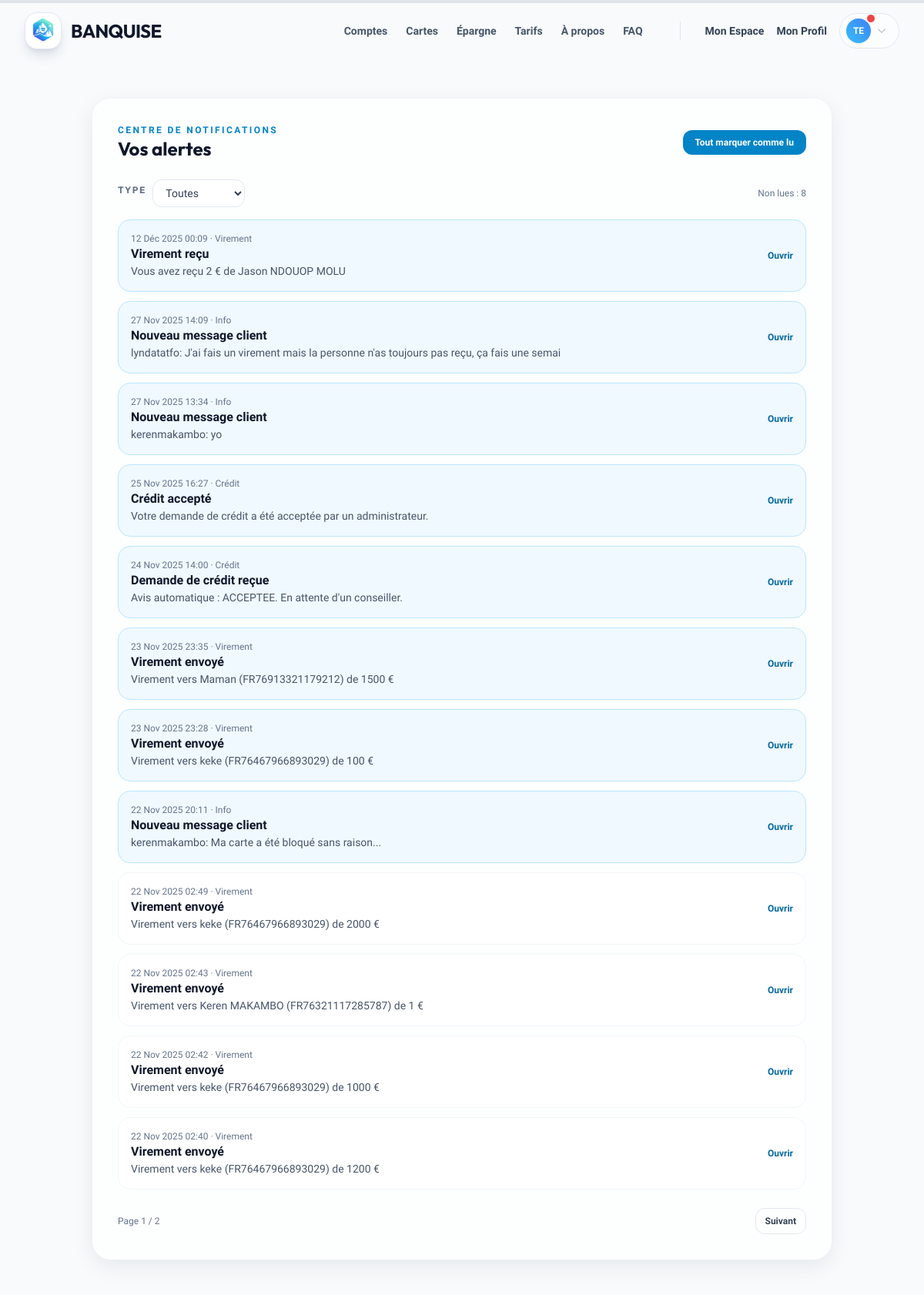
The page /notifications/ (signed in, upper part) on the database as committed earlier.
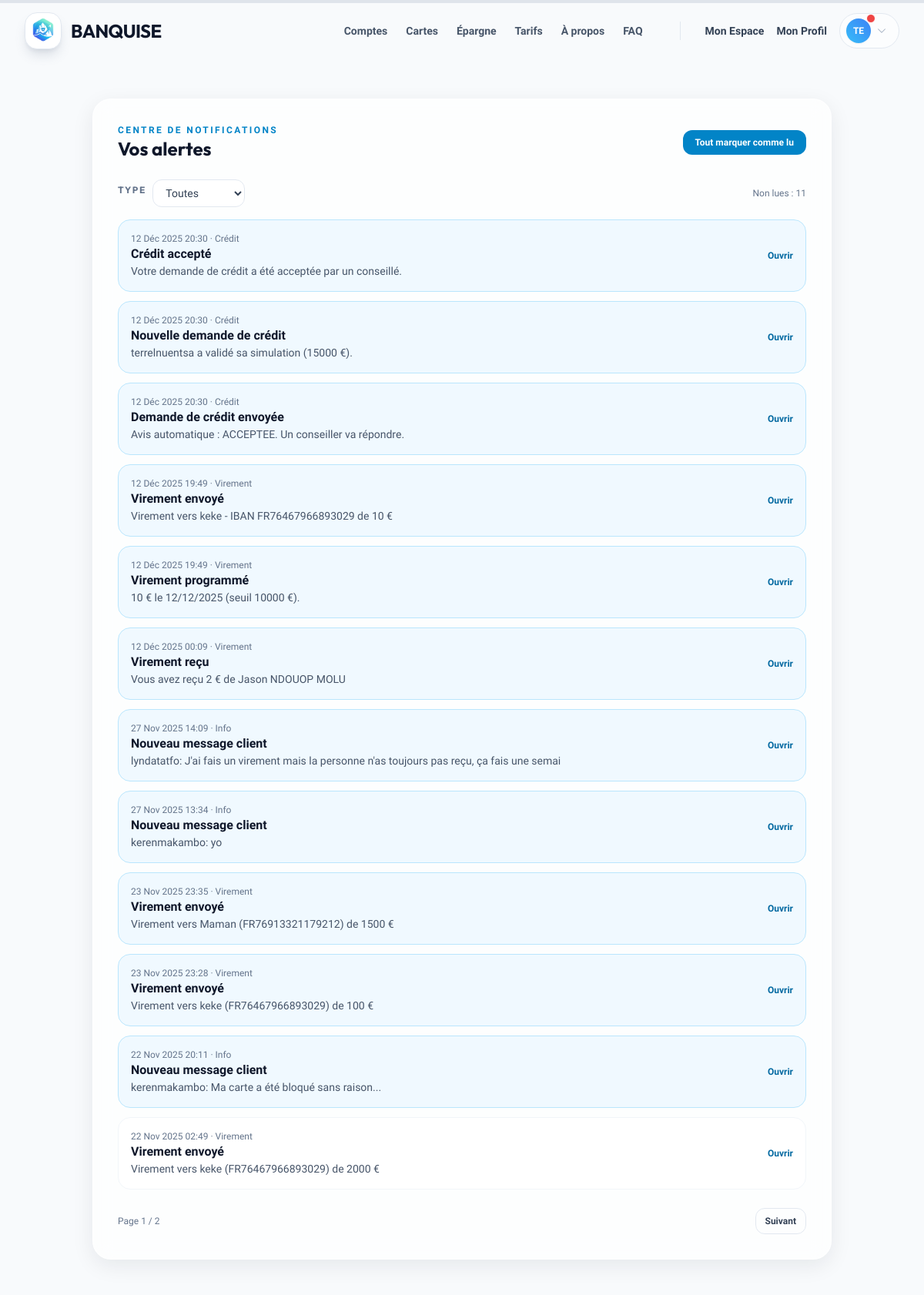
The same page on the database as committed later.
### scoring/models.py (models this page shows, shortened)
class Notification(models.Model):
    TYPE_CHOICES = [
        ('VIREMENT', 'Virement'),
        ('TRANSACTION', 'Transaction'),
        ('CREDIT', 'Crédit'),
        ('INFO', 'Info'),
    ]
    user = models.ForeignKey(User, on_delete=models.CASCADE, related_name='notifications')
    titre = models.CharField(max_length=100)
    contenu = models.TextField()
    type = models.CharField(max_length=20, choices=TYPE_CHOICES, default='INFO')
    url = models.CharField(max_length=250, blank=True)
    est_lu = models.BooleanField(default=False)
    date_creation = models.DateTimeField(auto_now_add=True)
    class Meta:
        ordering = ['-date_creation']

### scoring/views.py (the view, shortened to what this page needs)
# urls.py: path('notifications/', views.notifications_view, name='notifications'),
@login_required
def notifications_view(request):
    filter_type = request.GET.get('type') if request.method == 'GET' else request.POST.get('type')
    allowed_types = [code for code, _ in Notification.TYPE_CHOICES]
    if filter_type not in allowed_types:
        filter_type = 'ALL'
    notifs = Notification.objects.filter(user=request.user)
    if filter_type != 'ALL':
        notifs = notifs.filter(type=filter_type)
    notifs = notifs.order_by('-date_creation')
    page_number = request.GET.get('page') if request.method == 'GET' else request.POST.get('page')
    paginator = Paginator(notifs, 12)
    page_obj = paginator.get_page(page_number)
    unread_count = Notification.objects.filter(user=request.user, est_lu=False).count()
    type_choices = [('ALL', 'Toutes')] + Notification.TYPE_CHOICES
    def _redirect_with_params():
        params = {}
        if filter_type != 'ALL':
            params['type'] = filter_type
        if page_number:
            params['page'] = page_number
        url = reverse('notifications')
        if params:
            url += '?' + urlencode(params)
        return redirect(url)
    return render(request, 'scoring/notifications.html', {
        'page_obj': page_obj,
        'unread_notifs': unread_count,
        'filter_type': filter_type,
        'type_choices': type_choices,
    })

### scoring/context_processors.py (called while the page is built)
def unread_notifications(request):
    if request.user.is_authenticated:
        return {'unread_notifs': Notification.objects.filter(user=request.user, est_lu=False).count()}
    return {'unread_notifs': 0}

### templates/scoring/notifications.html (shortened to what this page needs)
{% extends "base.html" %}
{% block content %}
<div class="max-w-5xl mx-auto px-4 sm:px-6 lg:px-8 py-12">
    <div class="glass-panel p-6 md:p-8 rounded-3xl">
        <div class="flex flex-col md:flex-row md:items-center md:justify-between gap-3 mb-6">
            <div>
                <p class="text-xs font-bold uppercase text-ice-600 tracking-[0.2em]">Centre de notifications</p>
                <h1 class="text-2xl font-display font-bold text-slate-900">Vos alertes</h1>
            </div>
            <div class="flex items-center gap-2">
                <form method="post" class="inline">{% csrf_token %}
                    <button class="px-4 py-2 rounded-xl bg-ice-600 text-white text-xs font-bold hover:bg-ice-700">Tout marquer comme lu</button>
                </form>
            </div>
        </div>
        <div class="flex flex-col sm:flex-row sm:items-center sm:justify-between gap-3 mb-4">
            <form method="get" class="flex items-center gap-2 text-sm">
                <label class="text-slate-500 text-xs font-bold uppercase tracking-[0.15em]">Type</label>
                <select name="type" class="px-3 py-2 rounded-xl border border-slate-200 bg-white text-slate-700" onchange="this.form.submit()">
                    {% for code, label in type_choices %}
                    <option value="{{ code }}" {% if filter_type == code %}selected{% endif %}>{{ label }}</option>
                    {% endfor %}
                </select>
            </form>
            <span class="text-xs text-slate-500">Non lues : {{ unread_notifs }}</span>
        </div>
        <div class="space-y-3">
            {% for n in page_obj %}
            <div class="p-4 rounded-2xl border {% if n.est_lu %}border-slate-100 bg-white{% else %}border-ice-200 bg-ice-50{% endif %} flex items-center justify-between">
                <div>
                    <p class="text-xs text-slate-500">{{ n.date_creation|date:"d M Y H:i" }} · {{ n.get_type_display }}</p>
                    <p class="font-bold text-slate-900">{{ n.titre }}</p>
                    <p class="text-sm text-slate-600">{{ n.contenu }}</p>
                </div>
                {% if n.url %}
                <a href="{{ n.url }}" class="text-xs font-bold text-ice-700 hover:text-ice-900">Ouvrir</a>
                {% endif %}
            </div>
            {% empty %}
            <p class="text-slate-500 text-sm">Aucune notification.</p>
            {% endfor %}
        </div>
        <div class="flex items-center justify-between mt-6">
            <div class="text-xs text-slate-500">Page {{ page_obj.number }} / {{ page_obj.paginator.num_pages }}</div>
            <div class="flex items-center gap-2">
                {% if page_obj.has_next %}
                <a class="px-3 py-2 rounded-xl border border-slate-200 text-xs font-bold text-slate-700 hover:bg-slate-50" href="?{% if filter_type != 'ALL' %}type={{ filter_type }}&{% endif %}page={{ page_obj.next_page_number }}">Suivant</a>
                {% endif %}
            </div>
        </div>
    </div>
</div>
{% endblock %}

Rows that differ between the two databases and show on the page:
removed Notification: date_creation "25 Nov 2025 16:27", type "Crédit", titre "Crédit accepté", contenu "Votre demande de crédit a été acceptée par un administrateur."
removed Notification: date_creation "24 Nov 2025 14:00", type "Crédit", titre "Demande de crédit reçue", contenu "Avis automatique : ACCEPTEE. En attente d'un conseiller."
no longer on this page (row unchanged): Notification: date_creation "22 Nov 2025 02:43", type "Virement", titre "Virement envoyé", contenu "Virement vers Keren MAKAMBO (FR76321117285787) de 1 €", est_lu True (drawn)
no longer on this page (row unchanged): Notification: date_creation "22 Nov 2025 02:42", type "Virement", titre "Virement envoyé", contenu "Virement vers keke (FR76467966893029) de 1000 €", est_lu True (drawn)
no longer on this page (row unchanged): Notification: date_creation "22 Nov 2025 02:40", type "Virement", titre "Virement envoyé", contenu "Virement vers keke (FR76467966893029) de 1200 €", est_lu True (drawn)
added Notification: date_creation "12 Déc 2025 20:30", type "Crédit", titre "Crédit accepté", contenu "Votre demande de crédit a été acceptée par un conseillé."
added Notification: date_creation "12 Déc 2025 20:30", type "Crédit", titre "Nouvelle demande de crédit", contenu "terrelnuentsa a validé sa simulation (15000 €)."
added Notification: date_creation "12 Déc 2025 20:30", type "Crédit", titre "Demande de crédit envoyée", contenu "Avis automatique : ACCEPTEE. Un conseiller va répondre."
added Notification: date_creation "12 Déc 2025 19:49", type "Virement", titre "Virement envoyé", contenu "Virement vers keke - IBAN FR76467966893029 de 10 €"
added Notification: date_creation "12 Déc 2025 19:49", type "Virement", titre "Virement programmé", contenu "10 € le 12/12/2025 (seuil 10000 €)."
Other text that changed with them:
{{ unread_notifs }}: "8" → "11"
